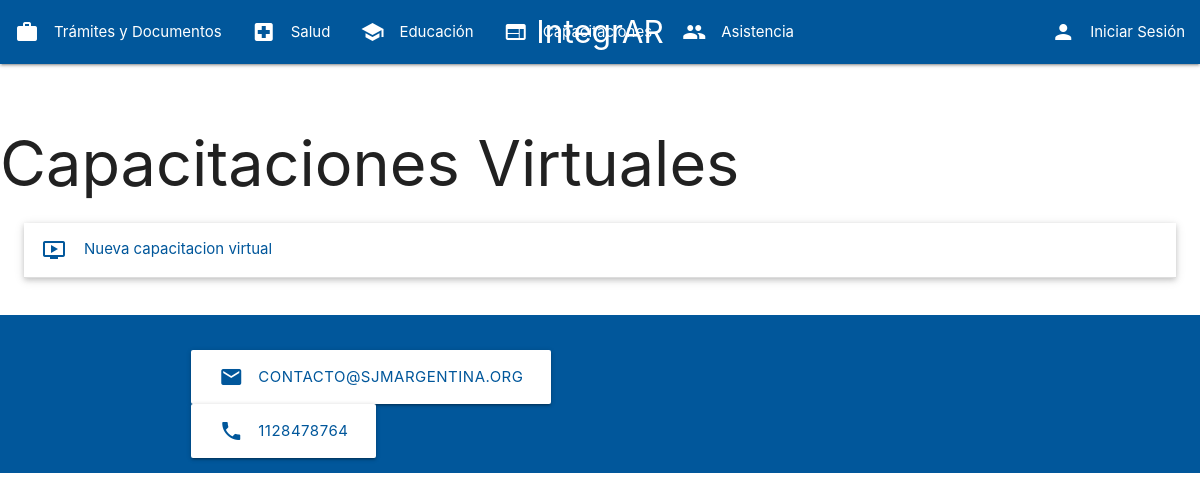
Page /consultas/virtual/ on the earlier database version.
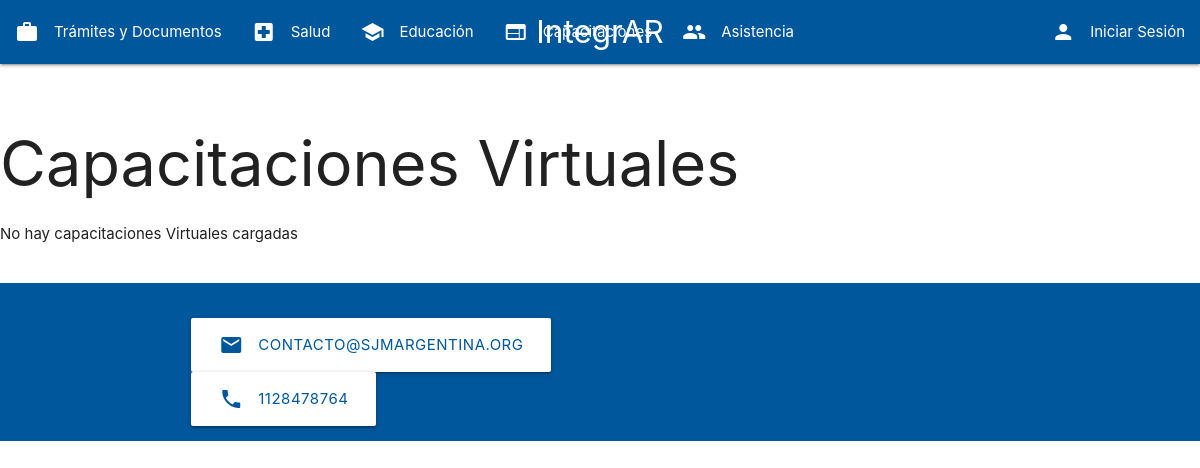
Same page on the later database version.
### consultas/models.py (models this page shows, shortened)
class Consulta(models.Model):
    titulo = models.CharField(max_length=200)
    descripcion = models.TextField()
    categoria = models.ForeignKey(Categoria, on_delete=models.CASCADE, related_name='consultas', null=True)  # Permite nulos temporalmente
    enlace = models.URLField(blank=True, null=True)

### consultas/views.py (the view)
# urls.py: path('consultas/virtual/', views.virtual, name='virtual'),
def virtual(request, categoria_id=None):
    categoria_virtual = Categoria.objects.get(nombre="Capacitacion Virtual")
    consultas_virtual = Consulta.objects.filter(categoria=categoria_virtual)
    return render(request, 'capacitacion_virtual.html', {'consultas': consultas_virtual})

### consultas/templates/capacitacion_virtual.html (shortened to what this page needs)
<!DOCTYPE html>
<html lang="es">
<body>
    {% include 'navbar.html' %}
    <h1>Capacitaciones Virtuales</h1>
    <ul class="collapsible popout">
        {% for consulta in consultas %}
        <li>
          <div class="collapsible-header light-blue-text text-darken-4"><i class="material-icons">ondemand_video</i>{{ consulta.titulo }}</div>
        </li>
        {% empty %}
            <p>No hay capacitaciones Virtuales cargadas</p>
        {% endfor %}
    </ul>
    {% include 'footer.html' %}
</body>
</html>

Differences in the rows shown:
removed Consulta: titulo "Nueva capacitacion virtual"
Other differences:
text now shown: "No hay capacitaciones Virtuales cargadas"
